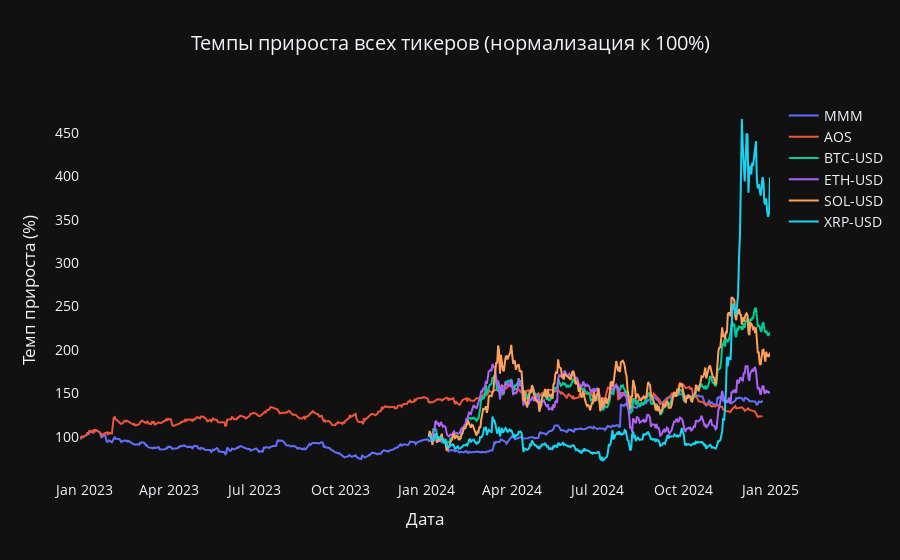

The cell this chart's notebook holds for it:
### Markdown cell above
## Строим графики

### Code cell
fig = go.Figure()

for ticker in df['Ticker'].unique():
    _ = df[df['Ticker'] == ticker].copy()
    
    '''Убираю ошибку с лишней линией, проверю дубликаты и пропуски после'''
    _ = _.drop_duplicates(subset=['Date']).sort_values(by='Date')
    if _['Close'].isnull().any():
        _['Close'] = _['Close'].fillna(method='ffill')  # Заполнение пропусков предыдущим значением
    

    _['Growth'] = (_['Close'] / _['Close'].iloc[0]) * 100  # Нормализация, первое значение = 100%
    fig.add_trace(go.Scatter(
        x=_['Date'],
        y=_['Growth'],
        mode='lines',
        name=ticker,
    ))

fig.update_layout(
    template="plotly_dark",
    title="Темпы прироста всех тикеров (нормализация к 100%)",
    title_x=0.5,
    xaxis_title="Дата",
    yaxis_title="Темп прироста (%)",
    xaxis=dict(showgrid=False),
    yaxis=dict(showgrid=False),
    font=dict(size=14),
)

fig.show()

### Figure 1 — Plotly figure (JSON) as saved in the notebook; plotly's stock layout.template omitted (floating-point values rounded to 4 significant figures; data arrays with more than 128 entries replaced by an {"elided": "..."} marker saying what was removed)
{"data": [{"mode": "lines", "name": "MMM", "type": "scatter", "x": {"elided": "502 str values"}, "y": {"elided": "502 float values"}}, {"mode": "lines", "name": "AOS", "type": "scatter", "x": {"elided": "502 str values"}, "y": {"elided": "502 float values"}}, {"mode": "lines", "name": "BTC-USD", "type": "scatter", "x": {"elided": "365 str values"}, "y": {"elided": "365 float values"}}, {"mode": "lines", "name": "ETH-USD", "type": "scatter", "x": {"elided": "365 str values"}, "y": {"elided": "365 float values"}}, {"mode": "lines", "name": "SOL-USD", "type": "scatter", "x": {"elided": "365 str values"}, "y": {"elided": "365 float values"}}, {"mode": "lines", "name": "XRP-USD", "type": "scatter", "x": {"elided": "365 str values"}, "y": {"elided": "365 float values"}}], "layout": {"font": {"size": 14}, "title": {"text": "Темпы прироста всех тикеров (нормализация к 100%)", "x": 0.5}, "xaxis": {"showgrid": false, "title": {"text": "Дата"}}, "yaxis": {"showgrid": false, "title": {"text": "Темп прироста (%)"}}}}
